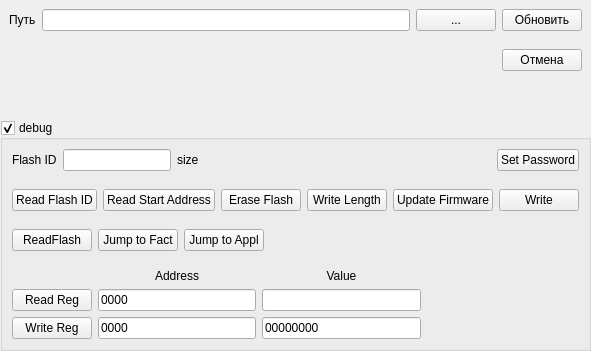
      <widget class="QWidget" name="tab_3">
       <attribute name="title">
        <string>Обновление</string>
       </attribute>
       <layout class="QVBoxLayout" name="verticalLayout_5">
        <property name="spacing">
         <number>0</number>
        </property>
        <property name="leftMargin">
         <number>0</number>
        </property>
        <property name="topMargin">
         <number>0</number>
        </property>
        <property name="rightMargin">
         <number>0</number>
        </property>
        <property name="bottomMargin">
         <number>0</number>
        </property>
        <item>
         <widget class="QWidget" name="wUpdate" native="true">
          <layout class="QGridLayout" name="gridLayout">
           <item row="0" column="1">
            <widget class="QLineEdit" name="lePathToRBF">
             <property name="readOnly">
              <bool>true</bool>
             </property>
            </widget>
           </item>
           <item row="0" column="2">
            <widget class="QPushButton" name="pbBrowseRBF">
             <property name="text">
              <string>...</string>
             </property>
            </widget>
           </item>
           <item row="0" column="3">
            <widget class="QPushButton" name="pbUpdateFirmware">
             <property name="text">
              <string>Обновить</string>
             </property>
            </widget>
           </item>
           <item row="0" column="0">
            <widget class="QLabel" name="label_7">
             <property name="text">
              <string>Путь</string>
             </property>
            </widget>
           </item>
          </layout>
         </widget>
        </item>
        <item>
         <widget class="QWidget" name="wCancel" native="true">
          <property name="minimumSize">
           <size>
            <width>0</width>
            <height>0</height>
           </size>
          </property>
          <layout class="QHBoxLayout" name="horizontalLayout_9">
           <item>
            <spacer name="horizontalSpacer_4">
             <property name="orientation">
              <enum>Qt::Horizontal</enum>
             </property>
             <property name="sizeHint" stdset="0">
              <size>
               <width>40</width>
               <height>20</height>
              </size>
             </property>
            </spacer>
           </item>
           <item>
            <widget class="QPushButton" name="pbCancelUpdate">
             <property name="text">
              <string>Отмена</string>
             </property>
            </widget>
           </item>
          </layout>
         </widget>
        </item>
        <item>
         <spacer name="verticalSpacer_2">
          <property name="orientation">
           <enum>Qt::Vertical</enum>
          </property>
          <property name="sizeHint" stdset="0">
           <size>
            <width>20</width>
            <height>40</height>
           </size>
          </property>
         </spacer>
        </item>
        <item>
         <widget class="QGroupBox" name="gbDebug">
          <property name="title">
           <string>debug</string>
          </property>
          <property name="checkable">
           <bool>true</bool>
          </property>
          <layout class="QVBoxLayout" name="verticalLayout_4">
           <property name="spacing">
            <number>0</number>
           </property>
           <property name="leftMargin">
            <number>0</number>
           </property>
           <property name="topMargin">
            <number>0</number>
           </property>
           <property name="rightMargin">
            <number>0</number>
           </property>
           <property name="bottomMargin">
            <number>0</number>
           </property>
           <item>
            <widget class="QWidget" name="widget_8" native="true">
             <layout class="QHBoxLayout" name="horizontalLayout_6">
              <item>
               <widget class="QLabel" name="label_8">
                <property name="text">
                 <string>Flash ID</string>
                </property>
               </widget>
              </item>
              <item>
               <widget class="QLineEdit" name="leFlashID">
                <property name="sizePolicy">
                 <sizepolicy hsizetype="Preferred" vsizetype="Fixed">
                  <horstretch>0</horstretch>
                  <verstretch>0</verstretch>
                 </sizepolicy>
                </property>
                <property name="readOnly">
                 <bool>true</bool>
                </property>
               </widget>
              </item>
              <item>
               <widget class="QLabel" name="lSize">
                <property name="sizePolicy">
                 <sizepolicy hsizetype="Expanding" vsizetype="Preferred">
                  <horstretch>0</horstretch>
                  <verstretch>0</verstretch>
                 </sizepolicy>
                </property>
                <property name="text">
                 <string>size</string>
                </property>
               </widget>
              </item>
              <item>
               <widget class="QPushButton" name="pbPass">
                <property name="text">
                 <string>Set Password</string>
                </property>
               </widget>
              </item>
             </layout>
            </widget>
           </item>
           <item>
            <widget class="QWidget" name="widget_3" native="true">
             <property name="enabled">
              <bool>true</bool>
             </property>
             <layout class="QHBoxLayout" name="horizontalLayout_8">
              <item>
               <widget class="QPushButton" name="pbReadFlashID">
                <property name="text">
                 <string>Read Flash ID</string>
                </property>
               </widget>
              </item>
              <item>
               <widget class="QPushButton" name="pbReadStartAddress">
                <property name="text">
                 <string>Read Start Address</string>
                </property>
               </widget>
              </item>
              <item>
               <widget class="QPushButton" name="pbEraseFlash">
                <property name="text">
                 <string>Erase Flash</string>
                </property>
               </widget>
              </item>
              <item>
               <widget class="QPushButton" name="pbWriteLength">
                <property name="text">
                 <string>Write Length</string>
                </property>
               </widget>
              </item>
              <item>
               <widget class="QPushButton" name="pbWriteCmdUpdateFirmware">
                <property name="text">
                 <string>Update Firmware</string>
                </property>
               </widget>
              </item>
              <item>
               <widget class="QPushButton" name="pbWriteFlash">
                <property name="enabled">
                 <bool>true</bool>
                </property>
                <property name="text">
                 <string>Write</string>
                </property>
               </widget>
              </item>
             </layout>
            </widget>
           </item>
           <item>
            <widget class="QWidget" name="widget_7" native="true">
             <layout class="QHBoxLayout" name="horizontalLayout_7">
              <item>
               <widget class="QPushButton" name="pbReadFlash">
                <property name="text">
                 <string>ReadFlash</string>
                </property>
               </widget>
              </item>
              <item>
               <widget class="QPushButton" name="pbJumpToFact">
                <property name="text">
                 <string>Jump to Fact</string>
                </property>
               </widget>
              </item>
              <item>
               <widget class="QPushButton" name="pbJumpToAppl">
                <property name="text">
                 <string>Jump to Appl</string>
                </property>
               </widget>
              </item>
              <item>
               <spacer name="horizontalSpacer_3">
                <property name="orientation">
                 <enum>Qt::Horizontal</enum>
                </property>
                <property name="sizeHint" stdset="0">
                 <size>
                  <width>40</width>
                  <height>20</height>
                 </size>
                </property>
               </spacer>
              </item>
             </layout>
            </widget>
           </item>
           <item>
            <widget class="QWidget" name="widget_13" native="true">
             <property name="minimumSize">
              <size>
               <width>0</width>
               <height>45</height>
              </size>
             </property>
             <layout class="QGridLayout" name="gridLayout_2">
              <item row="0" column="3">
               <widget class="QLabel" name="label_16">
                <property name="text">
                 <string>Address</string>
                </property>
                <property name="alignment">
                 <set>Qt::AlignCenter</set>
                </property>
               </widget>
              </item>
              <item row="1" column="3">
               <widget class="QLineEdit" name="leAddrRd">
                <property name="inputMask">
                 <string>hhhh</string>
                </property>
                <property name="text">
                 <string>0000</string>
                </property>
               </widget>
              </item>
              <item row="1" column="4">
               <widget class="QLineEdit" name="leValRd">
                <property name="readOnly">
                 <bool>true</bool>
                </property>
               </widget>
              </item>
              <item row="2" column="1" colspan="2">
               <widget class="QPushButton" name="pbWriteRg">
                <property name="text">
                 <string>Write Reg</string>
                </property>
               </widget>
              </item>
              <item row="2" column="3">
               <widget class="QLineEdit" name="leAddrWr">
                <property name="inputMask">
                 <string>hhhh</string>
                </property>
                <property name="text">
                 <string>0000</string>
                </property>
               </widget>
              </item>
              <item row="1" column="1" colspan="2">
               <widget class="QPushButton" name="pbReadRg">
                <property name="text">
                 <string>Read Reg</string>
                </property>
               </widget>
              </item>
              <item row="0" column="4">
               <widget class="QLabel" name="label_17">
                <property name="text">
                 <string>Value</string>
                </property>
                <property name="alignment">
                 <set>Qt::AlignCenter</set>
                </property>
               </widget>
              </item>
              <item row="2" column="4">
               <widget class="QLineEdit" name="leValWr">
                <property name="inputMask">
                 <string>hhhhhhhh</string>
                </property>
                <property name="text">
                 <string>00000000</string>
                </property>
               </widget>
              </item>
              <item row="1" column="6">
               <spacer name="horizontalSpacer_6">
                <property name="orientation">
                 <enum>Qt::Horizontal</enum>
                </property>
                <property name="sizeHint" stdset="0">
                 <size>
                  <width>40</width>
                  <height>20</height>
                 </size>
                </property>
               </spacer>
              </item>
             </layout>
            </widget>
           </item>
          </layout>
         </widget>
        </item>
       </layout>
      </widget>
